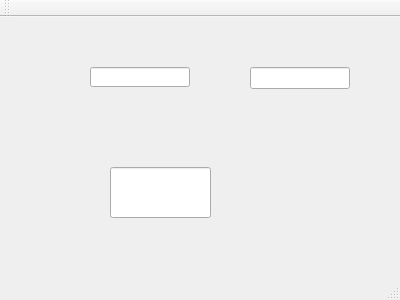
<?xml version="1.0" encoding="UTF-8"?>
<ui version="4.0">
 <class>MainWindow</class>
 <widget class="QMainWindow" name="MainWindow">
  <property name="geometry">
   <rect>
    <x>0</x>
    <y>0</y>
    <width>400</width>
    <height>300</height>
   </rect>
  </property>
  <property name="windowTitle">
   <string>MainWindow</string>
  </property>
  <widget class="QWidget" name="centralWidget">
   <widget class="caLineEdit" name="calineedit">
    <property name="geometry">
     <rect>
      <x>90</x>
      <y>50</y>
      <width>100</width>
      <height>20</height>
     </rect>
    </property>
    <property name="channel" stdset="0">
     <string notr="true">B_HV000_8_13_rampup</string>
    </property>
   </widget>
   <widget class="caTextEntry" name="catextentry">
    <property name="geometry">
     <rect>
      <x>110</x>
      <y>150</y>
      <width>101</width>
      <height>51</height>
     </rect>
    </property>
    <property name="channel" stdset="0">
     <string notr="true">claspcal_m1.VAL</string>
    </property>
   </widget>
   <widget class="caTextEntry" name="catextentry_2">
    <property name="geometry">
     <rect>
      <x>250</x>
      <y>50</y>
      <width>100</width>
      <height>22</height>
     </rect>
    </property>
    <property name="channel" stdset="0">
     <string notr="true">B_HV000_8_13_rampup</string>
    </property>
   </widget>
  </widget>
  <widget class="QMenuBar" name="menuBar">
   <property name="geometry">
    <rect>
     <x>0</x>
     <y>0</y>
     <width>400</width>
     <height>23</height>
    </rect>
   </property>
  </widget>
  <widget class="QToolBar" name="mainToolBar">
   <attribute name="toolBarArea">
    <enum>TopToolBarArea</enum>
   </attribute>
   <attribute name="toolBarBreak">
    <bool>false</bool>
   </attribute>
  </widget>
  <widget class="QStatusBar" name="statusBar"/>
 </widget>
 <layoutdefault spacing="6" margin="11"/>
 <customwidgets>
  <customwidget>
   <class>caTextEntry</class>
   <extends>caLineEdit</extends>
   <header>caTextEntry</header>
  </customwidget>
  <customwidget>
   <class>caLineEdit</class>
   <extends>QLineEdit</extends>
   <header>caLineEdit</header>
  </customwidget>
 </customwidgets>
 <resources/>
 <connections/>
</ui>
